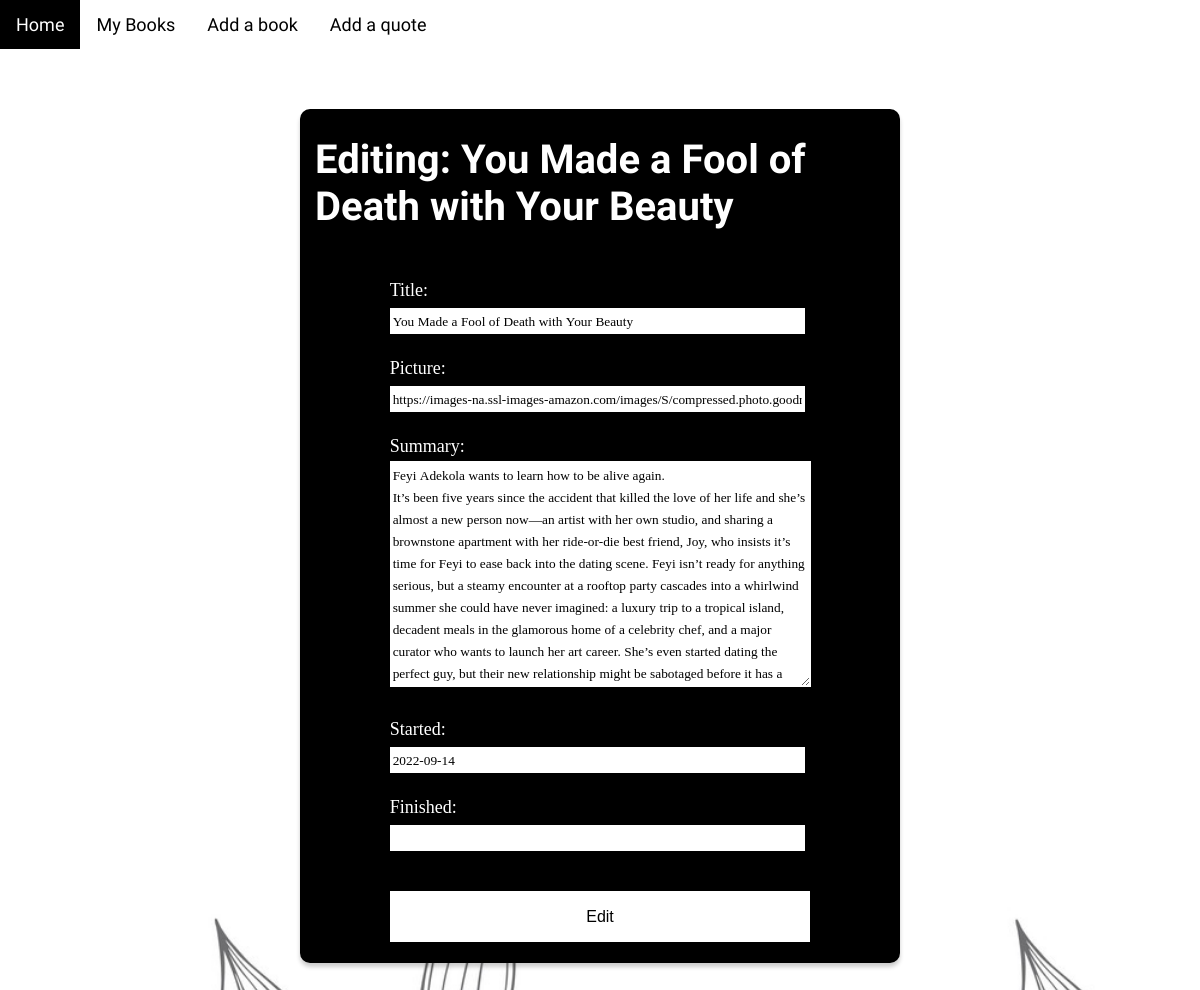
The app's page /books/6/edit/, older data.
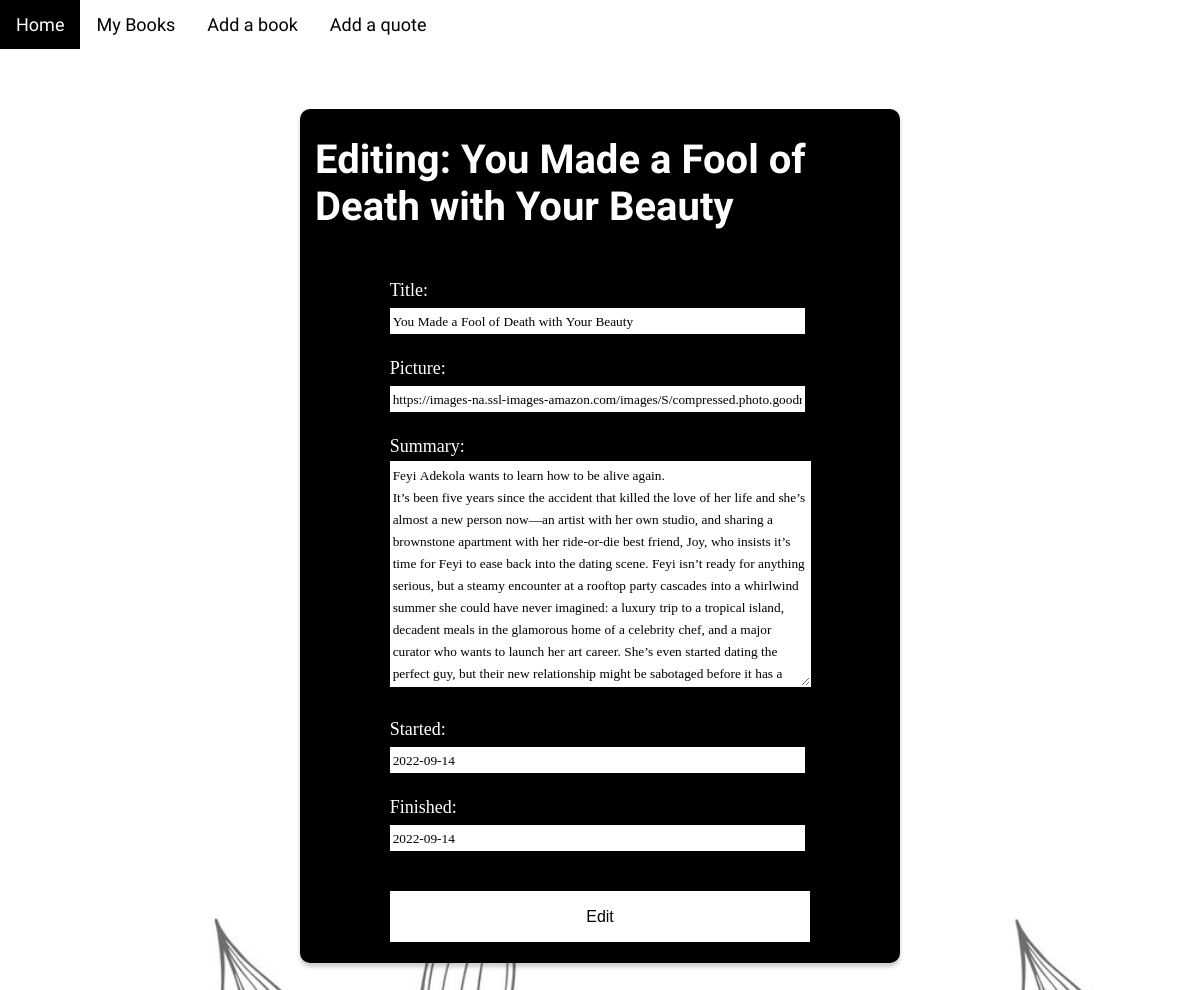
The same page, newer data.
### books/models.py (models this page shows, shortened)
class Book(models.Model):
    title = models.CharField(max_length=200)
    picture = models.URLField(max_length=800)
    summary = models.TextField()
    started = models.DateField(null=True, blank=True)
    finished = models.DateField(null=True, blank=True)

### books/views.py (the view)
# urls.py: path("<int:id>/edit/", edit_book, name="edit_book"),
def edit_book(request, id):
    book = get_object_or_404(Book, id=id)
    if request.method == "POST":
        form = BookUpdateForm(request.POST, instance=book)
        if form.is_valid():
            form.save()
            return redirect("book_list")
    else:
        form = BookForm(instance=book)
    context = {
        "book_object": book,
        "form": form,
    }
    return render(request, "books/edit.html", context)

### books/forms.py
class BookForm(ModelForm):
    class Meta:
        model = Book
        fields = [
            "title",
            "picture",
            "summary",
            "started",
            "finished",
        ]

### books/templates/books/edit.html (shortened to what this page needs)
{% extends "base.html" %}
{% load static %}
{% block extrahead %}
<link rel="stylesheet" href={% static "css/add.css" %} />
{% endblock extrahead %}
{% block content %}
<main>
    <div class="container">
        <h1>Editing: {{ book_object.title }}</h1>
        <form method="post">
            {{ form.as_p }}
            <button class="button">Edit</button>
        </form>
    </div>
</main>
{% endblock content %}

### books/templates/base.html (shortened to what this page needs)
{% load static %}
<!DOCTYPE html>
<html>
  <head>
    <link rel="stylesheet" href={% static "../static/css/navbar.css" %} />
    {% block extrahead %}{% endblock extrahead %}
  </head>
  <body>
    <header>
      <nav>
          <ul id="ulnav">
            <li>
              <a href="{% url 'home' %}">Home</a>
            </li>
            <li>
              <a href="{% url 'book_list' %}">My Books</a>
            </li>
            <li>
              <a href="{% url 'add_book' %}">Add a book</a>
            </li>
            <li>
              <a href="{% url 'add_quote' %}">Add a quote</a>
            </li>
          </ul>
      </nav>
  </header>
    {% block content %} {% endblock content %}
  </body>
</html>

### books/static/css/navbar.css (style rules this page uses)
#ulnav { list-style-type: none; margin: 0; padding: 0; overflow: hidden; background-color: white; }
li { float: left; font-family: "Calistoga", serif; }
li a { display: block; color: black; text-align: center; padding: 14px 16px; text-decoration: none; }

### books/static/css/add.css (style rules this page uses)
body { background-image: url("../images/plants.jpg"); background-repeat: no-repeat; background-attachment: fixed; background-position: bottom; background-color: white; background-size: 100%; padding: 0; margin: 0; font-family: "Noto Serif Lao", serif-sans; font-size: 18px; }
.container { background-color: black; color: white; box-shadow: 0px 4px 4px 0px rgba(0, 0, 0, 0.2); border-radius: 0.625rem; width: 50%; display: flex; flex-direction: column; justify-content: center; align-items: center; margin: 5% 25% 45% 25%; }
input { width:100%; box-sizing: border-box; font-family: "Noto Serif Lao", serif-sans; }
input, textarea { width: calc(100% - 5px); height: 10%; border: 1px solid white; outline: none; font-family: "Noto Serif Lao", serif-sans; }
.button { width: 100%; background-color: white; border: none; font-family: "Noto Serif Lao", sans-serif; font-size: 16px; color: black; padding: 12px 28px; text-decoration: none; margin: 5% 5% 5% 0%; cursor: pointer; transition-duration: 0.4s; }
h1 { font-family: "Dancing Script", sans-serif; font-weight: 700; font-size: 40px; padding-left: 15px; }

Row changes from the older to the newer data that the page shows:
changed Book "You Made a Fool of Death with Your Beauty": finished (not shown) → "2022-09-14"
